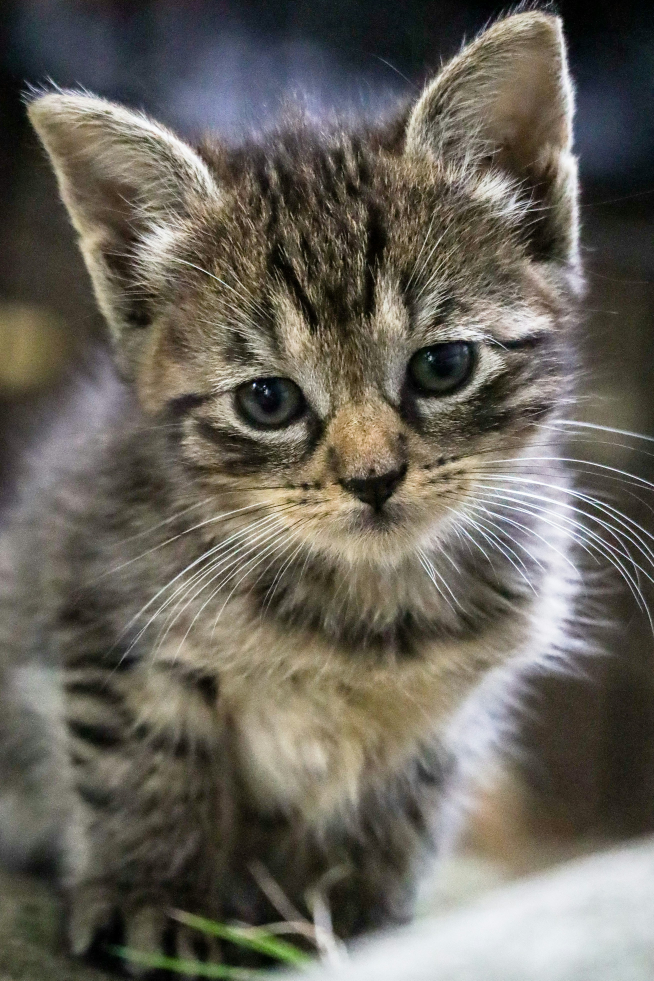
#> input picture input_images/little-plant-j9laGeFxPwo-unsplash.jpg, 2615 x 3923 px (shown at 1/4 size); its folder holds only this picture in this run
$ python pg12.py
#> lines starting #> are read from the running program, lines starting #| are printed output that depends on the picture
import os
# pyrefly: ignore [missing-import]
from PIL import Image, ImageFilter

INPUT_FOLDER="input_images"
OUTPUT_FOLDER="output_images"

os.makedirs(OUTPUT_FOLDER, exist_ok=True)

def process_image(image_name):
#> called with image_name = 'little-plant-j9laGeFxPwo-unsplash.jpg'
    try:
        input_path = os.path.join(INPUT_FOLDER, image_name)
        output_path = os.path.join(OUTPUT_FOLDER, image_name)

        img = Image.open(input_path)
#> img is the input picture: PIL image 2615x3923 RGB; mean R, G, B 103.9, 99.7, 90.5

        img = img.resize((400, 400))
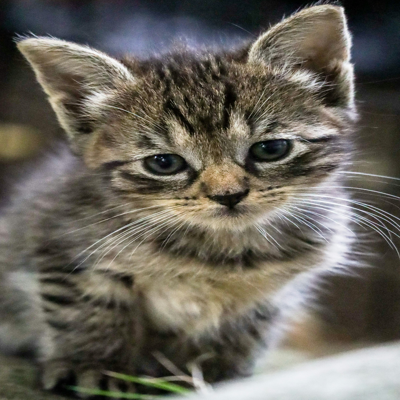
#> img: PIL image 400x400 RGB; mean R, G, B 103.9, 99.7, 90.5
        img = img.filter(ImageFilter.DETAIL)
        img = img.convert("L")
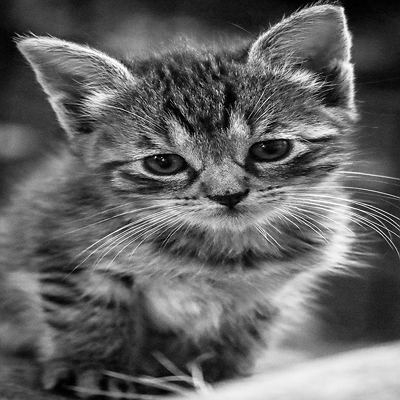
#> img: PIL image 400x400 L; min 0, max 255, mean 99.9
        img = img.rotate(90)
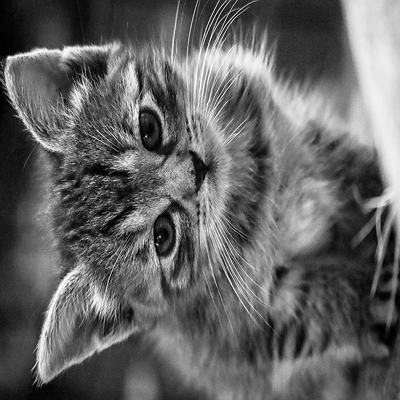
#> img: PIL image 400x400 L; min 0, max 255, mean 99.9

        img.save(output_path) # img.save()
        print(f"Process {image_name}")

    except Exception as e:
        print(f"Error processing {image_name}: {e}")

def main():
    print("Image processing Lab")
    images = [img for img in os.listdir(INPUT_FOLDER) if img.endswith((".jpg", ".png", ".jpeg"))]

    if not images:
        print("no images")
        return

    print("Images found: ", images)

    for  image in images:
        process_image(image)

if __name__ == "__main__":
    main()
